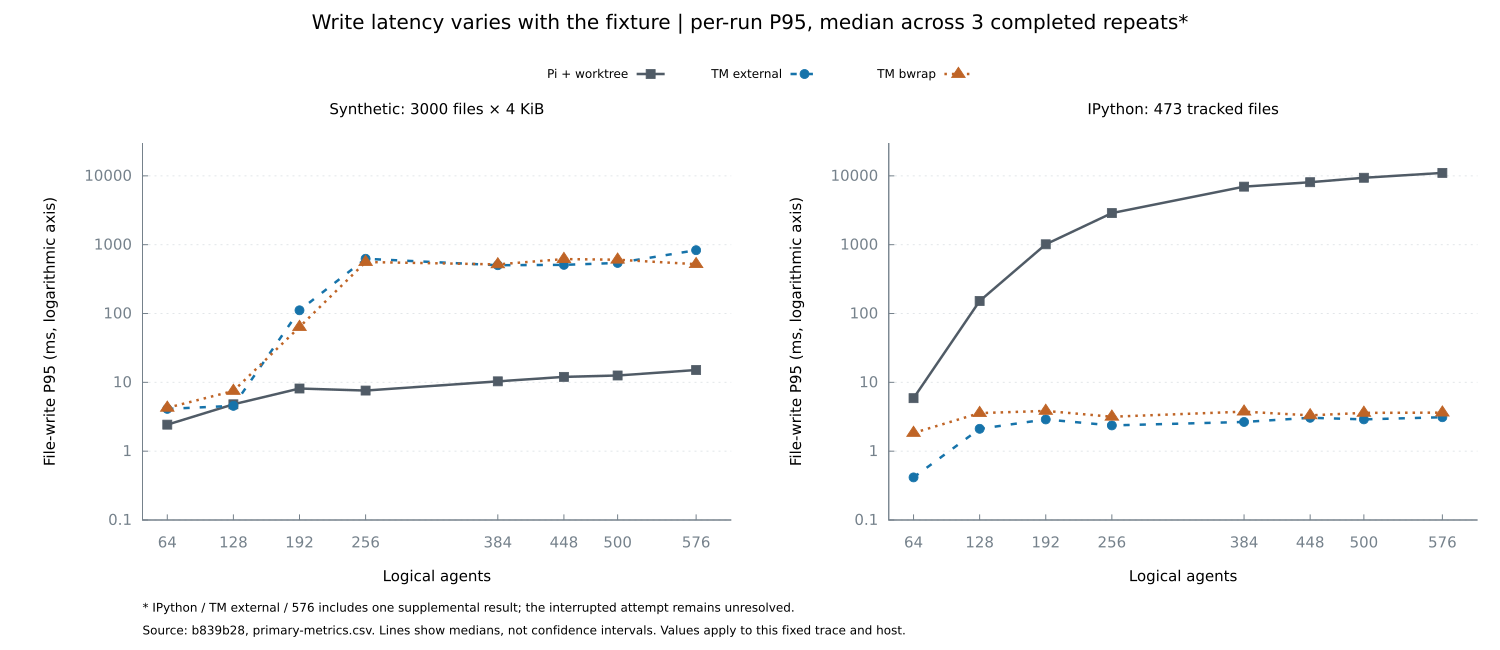

Write the gnuplot code that produced this figure.
set datafile separator comma
set datafile columnheaders
set encoding utf8
if (exists('PNG')) {
    set terminal pngcairo size 1500,650 enhanced font 'DejaVu Sans,15' background rgb 'white'
    set output 'write-latency.png'
} else {
    set terminal svg size 1500,650 enhanced font 'DejaVu Sans,15' background rgb 'white'
    set output 'write-latency.svg'
}
set border 3 lc rgb '#75818b' lw 1
set tics nomirror scale 0.5
set grid ytics lc rgb '#e2e6e9' lw 1
set style line 1 lc rgb '#505b66' lw 2.5 pt 5 ps 0.8
set style line 2 lc rgb '#1673aa' lw 2.5 pt 7 ps 0.8 dt 2
set style line 3 lc rgb '#bf6426' lw 2.5 pt 9 ps 0.9 dt 3
set xrange [40:610]
set xtics (64,128,192,256,384,448,500,576)
set yrange [0.1:30000]
set logscale y 10
set ytics (0.1,1,10,100,1000,10000)
set ylabel 'File-write P95 (ms, logarithmic axis)'
set xlabel 'Logical agents'
set key at screen 0.5, screen 0.90 center top horizontal maxrows 1 samplen 2 spacing 1 font ',12'
set multiplot layout 1,2 rowsfirst margins 0.095,0.985,0.20,0.78 spacing 0.105,0.075 title 'Write latency varies with the fixture | per-run P95, median across 3 completed repeats*' font ',20'
set title 'Synthetic: 3000 files × 4 KiB'
plot 'synthetic-pi-worktree.csv' using 1:5 with linespoints ls 1 title 'Pi + worktree', 'synthetic-threadmill-external.csv' using 1:5 with linespoints ls 2 title 'TM external', 'synthetic-threadmill-bwrap.csv' using 1:5 with linespoints ls 3 title 'TM bwrap'
unset key
set title 'IPython: 473 tracked files'
set label 101 '* IPython / TM external / 576 includes one supplemental result; the interrupted attempt remains unresolved.' at screen 0.095, screen 0.065 font ',12' left
set label 102 'Source: b839b28, primary-metrics.csv. Lines show medians, not confidence intervals. Values apply to this fixed trace and host.' at screen 0.095, screen 0.030 font ',12' left
plot 'ipython-pi-worktree.csv' using 1:5 with linespoints ls 1, 'ipython-threadmill-external.csv' using 1:5 with linespoints ls 2, 'ipython-threadmill-bwrap.csv' using 1:5 with linespoints ls 3
unset multiplot
unset output
